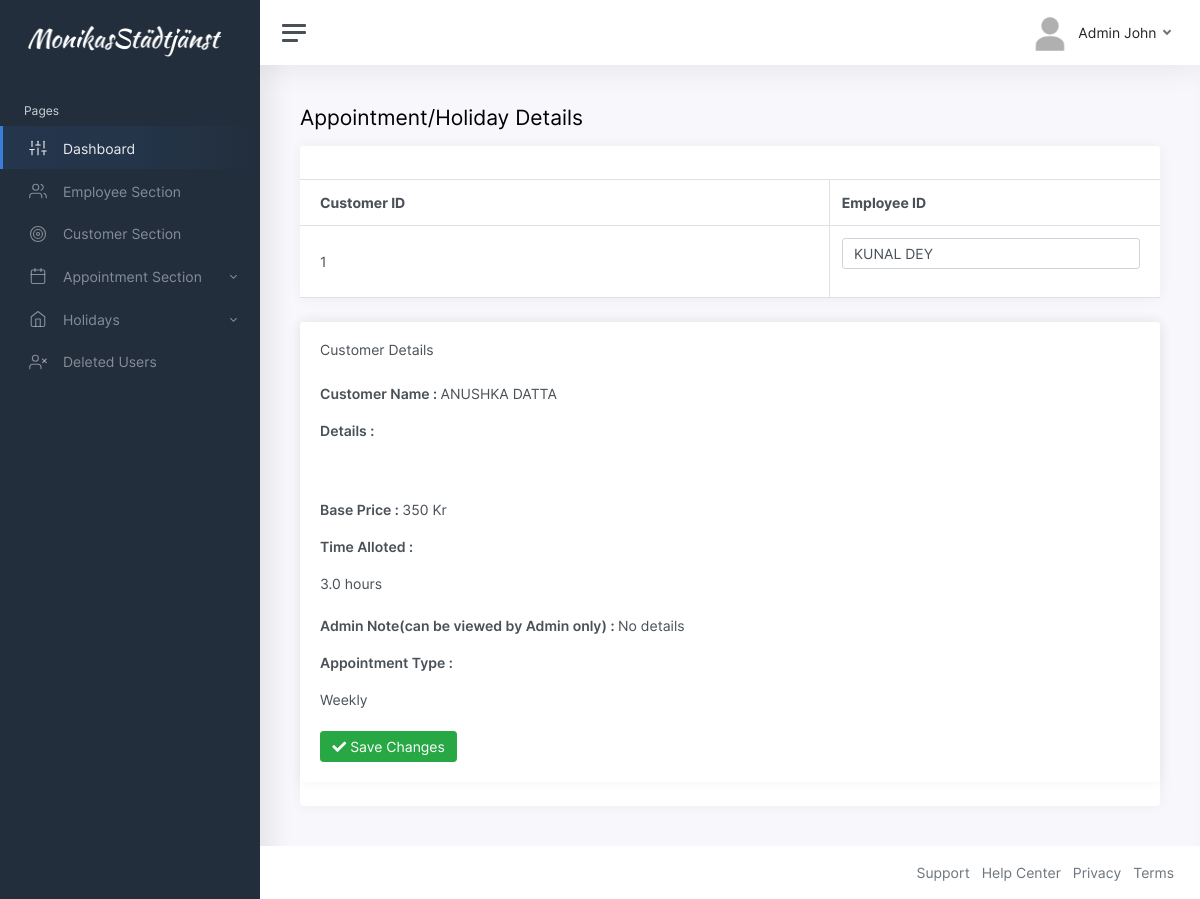
Screenshot of /employee-change.php?id=1 (signed in) with the database file from the repository.
### tables this page shows
CREATE TABLE `users` (
  `id` int(255) NOT NULL,
  `user_id` varchar(100) NOT NULL,
  `password` varchar(100) NOT NULL,
  `role` varchar(100) NOT NULL,
  `name` varchar(100) NOT NULL,
  `deleted_at` datetime(6) DEFAULT NULL
);

CREATE TABLE `customer_details` (
  `id` int(255) NOT NULL,
  `user_id` int(255) NOT NULL,
  `details` varchar(1000) DEFAULT NULL,
  `time_alloted` decimal(4,1) NOT NULL,
  `appointment_type` varchar(20) NOT NULL,
  `base_price` int(11) NOT NULL,
  `admin_note` varchar(255) DEFAULT NULL,
  `is_personal` int(1) NOT NULL DEFAULT 1,
  `deleted_at` datetime(6) DEFAULT NULL
);

### employee-change.php (the view, shortened to what this page needs)
<?php
include "connection.php";
?>
<!DOCTYPE html>
<html lang="en">
<head>
	<link href="css/app.css" rel="stylesheet">
</head>
<body>
	<div class="wrapper">
		<nav id="sidebar" class="sidebar">
			<div class="sidebar-content js-simplebar">
        <?php include("sidebar.php"); ?>
			</div>
		</nav>
		<div class="main">
			<nav class="navbar navbar-expand navbar-light navbar-bg">
				<a class="sidebar-toggle d-flex">
          <i class="hamburger align-self-center"></i>
        </a>
				<?php include("navbar.php"); ?>
			</nav>
			<main class="content">
				<div class="container-fluid p-0">
					<h1 class="h3 mb-3">Appointment/Holiday Details</h1>
					<div class="row">
						<div class="col-md-12">
							<div class="card">
								<div class="card-header">
								</div>
								<table class="table table-bordered">
                                        <?php
                                            $event_id = $_GET['id'];
											$sql = "SELECT title,start_event,end_event,time,customer_id,employee_id,date,color  FROM events WHERE id='$event_id'";
											$result = mysqli_query($db,$sql) or die("Query unsuccessful");
                                            $role="employee";
											$result11 = mysqli_query($db,"SELECT id,user_id,name from `users` where role='$role' AND deleted_at is NULL;");
											if ($result) {?>
                                             <?php
                                             $row = $result->fetch_assoc();
																				?>  <form method="POST">
																							<thead>
																								<tr>
																									<th style="width:40%;">Customer ID</th>
																									<th style="width:25%">Employee ID</th>
																								</tr>
																							</thead>
																							<tbody>
																							<?php
																								$customer_id=$row['customer_id'];
                                                                                                $sql22="SELECT user_id  FROM users WHERE id='$customer_id';";
                                                                                                $result22 = mysqli_query($db,$sql22) or die("Query unsuccessful1");
                                                                                                $row22 = $result22->fetch_assoc();
                                                                                                ?>
                                                                                                <?php
                                                                                                $customer_ids=$row22["user_id"];
                                                                                                echo "<tr><td>".$customer_ids."</td><td><select class='form-control mb-3' id='employee-id' name='employee-id'>";
                                                                                                while($row = $result11->fetch_assoc())
											                                                    echo "<option value='".$row['id']."'>".$row['name']."</option>";
                                                                                                echo "</select></td>";
																							?>
																							</tr>
																				</tbody>
																			</table>
																		</div>
																	</div>
																</div>
																<div class="row">
																	<div class="col-md-12">
																		<div class="card">
																			<div class="col-md-12">
																				<div class="card">
																					<div class="card-body">
																						<h5 class="card-title mb-4">Customer Details</h5>
																						<?php
																						$sql2="SELECT name  FROM users WHERE id='$customer_id';";
																						$result2 = mysqli_query($db,$sql2) or die("Query unsuccessful1");
																						$row2 = $result2->fetch_assoc();
																						$result3 = mysqli_query($db,"SELECT base_price,appointment_type,details,time_alloted,admin_note from `customer_details` where user_id='$customer_id';");
																						$row3 = $result3->fetch_assoc();
																							?>
																							<p><strong>Customer Name : </strong><?php echo $row2['name']; ?></p>
																							<p><strong>Details :</strong></p> <?php echo $row3["details"]; ?></br></br>
																							<p><strong>Base Price : </strong><?php echo $row3['base_price']; ?> Kr</p>
																							<p><strong>Time Alloted :</strong></p> <?php echo $row3["time_alloted"]; ?> hours</br></br>
																							<p><strong>Admin Note(can be viewed by Admin only) : </strong><?php echo $row3['admin_note']; ?></p>
																							<p><strong>Appointment Type :</strong></p> <?php
																							if($row3["appointment_type"]=="monthly")
																							{
																								echo "Monthly";
																							}
																							elseif($row3["appointment_type"]=="bi-weekly")
																							{
																								echo "Bi-weekly";
																							}
																							elseif($row3["appointment_type"]=="not-regular")
																							{
																								echo "Not-regular";
																							}
																							elseif($row3["appointment_type"]=="weekly")
																							{
																								echo "Weekly";
																							} ?>
																									<div style='float:left' >
																									<button class='btn btn-success' type="submit" name="submit">
																									<i class='fas fa-check'></i>
																									<a style='color:white;text-decoration: none;'>Save Changes</a>
																									</button></div>
																									</div>
																</div>
															</div>
														</div>
													</div>
													</div>
											<?php
                                            }
                                            ?>
			</main>
			<?php include("footer.php"); ?>
		</div>
	</div>
</body>
</html>

### rows the page displays
users: user "1", name "ANUSHKA DATTA"
customer_details: base_price "350", time_alloted "3.0", admin_note "No details"

### other values shown
$_SESSION['name'] "Admin John"
form field employee-id "KUNAL DEY"
